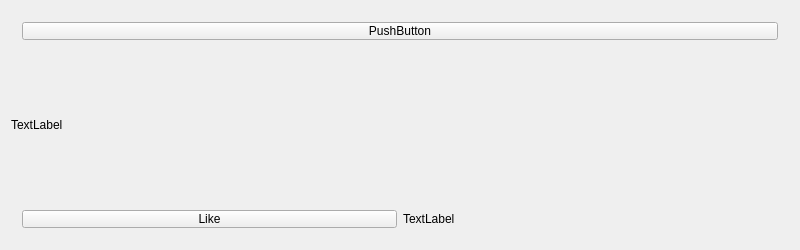
<?xml version="1.0" encoding="UTF-8"?>
<ui version="4.0">
 <class>PostsClass</class>
 <widget class="QWidget" name="PostsClass">
  <property name="geometry">
   <rect>
    <x>0</x>
    <y>0</y>
    <width>800</width>
    <height>250</height>
   </rect>
  </property>
  <property name="minimumSize">
   <size>
    <width>800</width>
    <height>150</height>
   </size>
  </property>
  <property name="maximumSize">
   <size>
    <width>800</width>
    <height>250</height>
   </size>
  </property>
  <property name="windowTitle">
   <string>Posts</string>
  </property>
  <layout class="QVBoxLayout" name="verticalLayout">
   <item>
    <widget class="QWidget" name="widget" native="true">
     <property name="maximumSize">
      <size>
       <width>800</width>
       <height>40</height>
      </size>
     </property>
     <layout class="QHBoxLayout" name="horizontalLayout">
      <item>
       <widget class="QPushButton" name="btnUsername">
        <property name="text">
         <string>PushButton</string>
        </property>
       </widget>
      </item>
     </layout>
    </widget>
   </item>
   <item>
    <widget class="QLabel" name="lblContent">
     <property name="text">
      <string>TextLabel</string>
     </property>
    </widget>
   </item>
   <item>
    <widget class="QWidget" name="widget_2" native="true">
     <property name="maximumSize">
      <size>
       <width>800</width>
       <height>40</height>
      </size>
     </property>
     <layout class="QHBoxLayout" name="horizontalLayout_2">
      <item>
       <widget class="QPushButton" name="btnLike">
        <property name="text">
         <string>Like</string>
        </property>
       </widget>
      </item>
      <item>
       <widget class="QLabel" name="lblLikeCount">
        <property name="text">
         <string>TextLabel</string>
        </property>
       </widget>
      </item>
     </layout>
    </widget>
   </item>
  </layout>
 </widget>
 <layoutdefault spacing="6" margin="11"/>
 <resources/>
 <connections/>
</ui>
